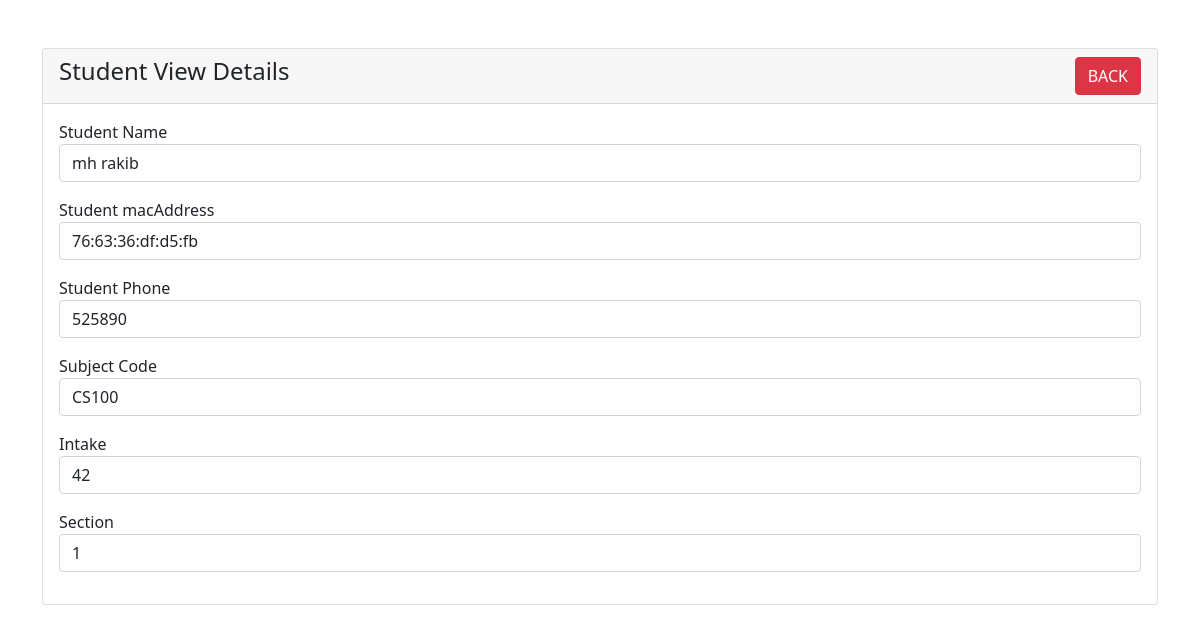
Screenshot of /student-view.php?id=0 with the database file from the repository.
### tables this page shows
CREATE TABLE `students` (
  `id` int(11) NOT NULL,
  `sid` varchar(11) DEFAULT NULL,
  `name` varchar(191) DEFAULT NULL,
  `ssid` varchar(100) NOT NULL,
  `macAddress` varchar(191) NOT NULL,
  `phone` varchar(191) NOT NULL,
  `course` varchar(191) NOT NULL,
  `intake` text NOT NULL,
  `sec` text NOT NULL
);

### student-view.php (the view, shortened to what this page needs)
<?php
require 'dbcon.php';
?>
<!doctype html>
<html lang="en">
  <head>
    <link href="https://cdn.jsdelivr.net/npm/bootstrap@5.1.3/dist/css/bootstrap.min.css" rel="stylesheet">
</head>
<body>
    <div class="container mt-5">
        <div class="row">
            <div class="col-md-12">
                <div class="card">
                    <div class="card-header">
                        <h4>Student View Details
                            <a href="student-details.php" class="btn btn-danger float-end">BACK</a>
                        </h4>
                    </div>
                    <div class="card-body">
                        <?php
                        if(isset($_GET['id']))
                        {
                            $student_id = mysqli_real_escape_string($con, $_GET['id']);
                            $query = "SELECT * FROM students WHERE id='$student_id' ";
                            $query_run = mysqli_query($con, $query);
                            if(mysqli_num_rows($query_run) > 0)
                            {
                                $student = mysqli_fetch_array($query_run);
                                ?>
                                    <div class="mb-3">
                                        <label>Student Name</label>
                                        <p class="form-control">
                                            <?=$student['name'];?>
                                        </p>
                                    </div>
                                    <div class="mb-3">
                                        <label>Student macAddress</label>
                                        <p class="form-control">
                                            <?=$student['macAddress'];?>
                                        </p>
                                    </div>
                                    <div class="mb-3">
                                        <label>Student Phone</label>
                                        <p class="form-control">
                                            <?=$student['phone'];?>
                                        </p>
                                    </div>
                                    <div class="mb-3">
                                        <label>Subject Code</label>
                                        <p class="form-control">
                                            <?=$student['course'];?>
                                        </p>
                                    </div>
                                    <div class="mb-3">
                                        <label>Intake</label>
                                        <p class="form-control">
                                            <?=$student['intake'];?>
                                        </p>
                                    </div>
                                    <div class="mb-3">
                                        <label>Section</label>
                                        <p class="form-control">
                                            <?=$student['sec'];?>
                                        </p>
                                    </div>
                                <?php
                            }
                            else
                            {
                                echo "<h4>No Such Id Found</h4>";
                            }
                        }
                        ?>
                    </div>
                </div>
            </div>
        </div>
    </div>
</body>
</html>

### rows the page displays
students: name "mh rakib", macAddress "76:63:36:df:d5:fb", phone "525890", course "CS100", intake "42", sec "1"
